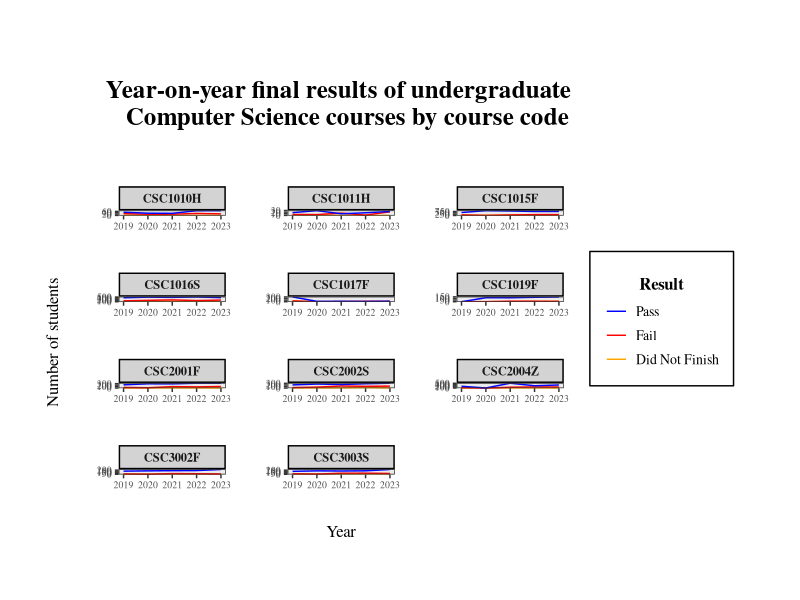

Here is the R script that generated this plot:
# CSC5008Z Data Visualisation
# Visualisation Task 1
# STWJES003

# Read in data
setwd("/Users/jessicastow/Documents/2024 studies/UCT/CSC5008Z")
data <- read.csv('CSC_marks_2019_to_2023.csv', header = T)
data

# Tidy up the column names
colnames(data)[1] <- "Year"
colnames(data)[2] <- "Result"

# Replace "DNF" with "Did Not Finish" in the Result column
data$Result[data$Result == "DNF"] <- "Did Not Finish"

# View changes to dataframe
data

# Reorder columns ####

# We need the package 'dplyr'
install.packages("dplyr")
library(dplyr)

# Create new order
# new_order <- c("Year", "Outcome", "CSC1010H", "CSC1011H", "CSC1015F", "CSC1017F", "CSC1019F", "CSC1016S", "CSC2001F", "CSC2002S",  "CSC2004Z", "CSC3002F", "CSC3003S")
# data <- data %>% select(all_of(new_order))

data

# Write to CSV ####
write.csv(data, "CSC_marks_2019_to_2023_clean.csv")

# Install packages
install.packages("ggplot2")
install.packages("tidyr")

# Load necessary packages
library(ggplot2)
library(tidyr)

# Pivot: Transform by lengthening data (from wide to long format)
pivot_data <- pivot_longer(data, cols = -c(Year, Result), names_to = "Course", values_to = "Count")
pivot_data

# Write to CSV
write.csv(pivot_data, "CSC_marks_2019_to_2023_clean_pivot.csv")

# Time series (line graph)
# Use facet_wrap to create a separate line graph for each course code

ggplot(pivot_data, aes(y = Count, x = Year, color=Result)) + 
  geom_line(stat = "identity") + 
  facet_wrap(~Course, scales = "free", nrow = 4) +
  theme_bw() +
  theme(panel.background = element_blank(), 
        panel.spacing = unit(2, "lines"),
        axis.text.x = element_text(size = 7, family = "Times",  hjust = 0.5),
        axis.text.y = element_text(size = 7, family = "Times", hjust = 1),
        legend.text = element_text(size = 10, family = "Times"),
        axis.title.x = element_text(size = 12, family = "Times", margin=margin(25,0,0,0)),
        axis.title.y = element_text(size = 12, family = "Times", margin=margin(0,25,0,0)),
        plot.title = element_text(hjust = 0.5, size = 18, family = "Times", face = "bold", margin=margin(30,0,40,0)),
        legend.title = element_text(hjust = 0.5, size = 12, family = "Times", face = "bold"),
        strip.text = element_text( size = 9, family = "Times", face = "bold"),
        strip.background = element_rect(fill = "lightgrey", colour = "black", size = 1),
        plot.margin = margin(1,6,1.5,1.2, "cm"),
        legend.justification = c("top"),
        legend.box.background = element_rect(color="black", size=0.5),
        legend.box.margin = margin(12, 5, 5, 5),
        legend.position = c(1.22,0.8)) +
  scale_color_manual(breaks = c("Pass ", "Fail", "Did Not Finish"), values=c("blue", "red", "orange")) +
  labs(title = "Year-on-year final results of undergraduate 
  Computer Science courses by course code", x = "Year", y = "Number of students")